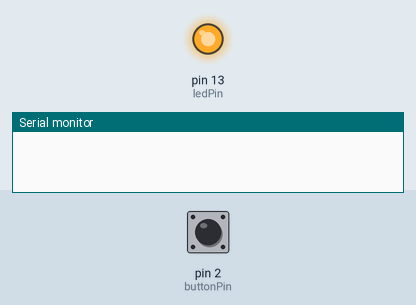
This sketch was run on a simulated Arduino Uno, built with avr-gcc and run on an emulated ATmega328P. Parts: output pins drawn as LEDs (lit = HIGH), the last lines printed to the serial monitor. The inputs (shaded band) are chosen by the test bench; at power-on: pin 2 (buttonPin) HIGH. Random numbers use the default seed unless the sketch sets one.

Above: at 2.6 s.
2.7 s: pin 2 (buttonPin) pulled LOW for 0.15 s
At 6.1 s:
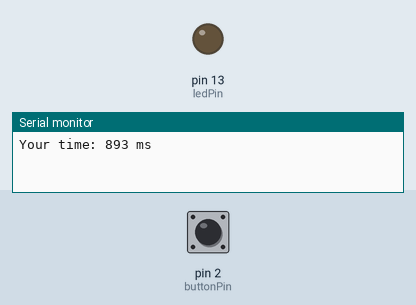
Timing chart, 0 to 10.4 s (numbered marks = the images above; inputs shaded):
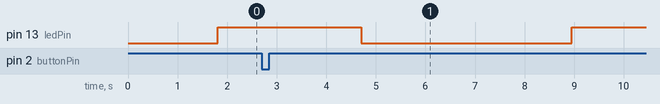

Measured:
- after the input at 2.7 s, pin 13 (ledPin): HIGH → LOW after 2.0 s, → HIGH 4.2 s later

The sketch:

reaction_game.ino
```cpp
const int buttonPin = 2;   // button's top-leg wire goes to pin 2
const int ledPin = 13;     // the onboard "L" LED
unsigned long startTime;

void setup() {
  pinMode(buttonPin, INPUT_PULLUP);  // read the button; pin rests HIGH until pressed
  pinMode(ledPin, OUTPUT);
  Serial.begin(9600);         // control the LED
}


void loop() {
  digitalWrite(ledPin, LOW);
  delay(random(1000, 5000));

  digitalWrite(ledPin, HIGH);
  startTime = millis();
  while (digitalRead(buttonPin)==HIGH) {

}
  unsigned long reaction = millis() - startTime;
  Serial.print("Your time: ");
  Serial.print(reaction);
  Serial.println(" ms");

  delay(2000);
}
```
